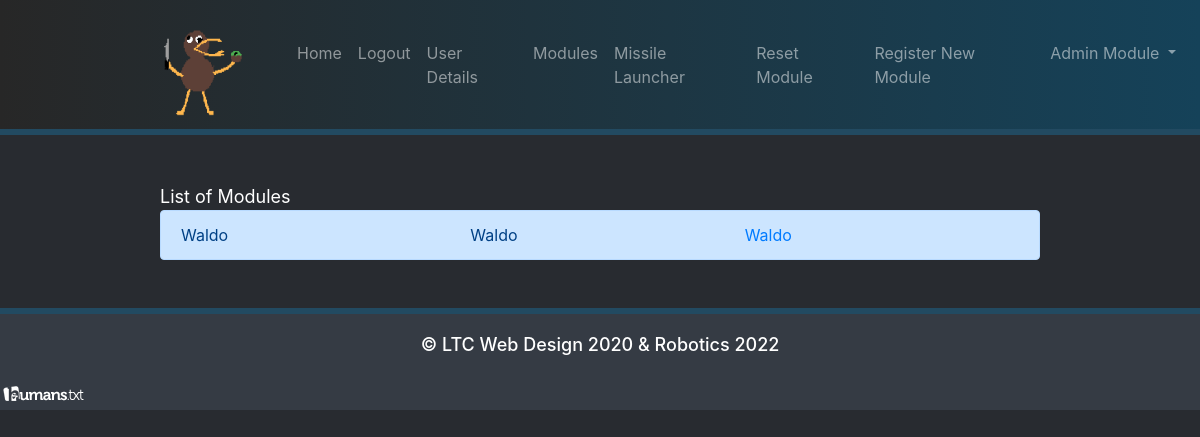
Page /module (signed in) on the earlier database version.
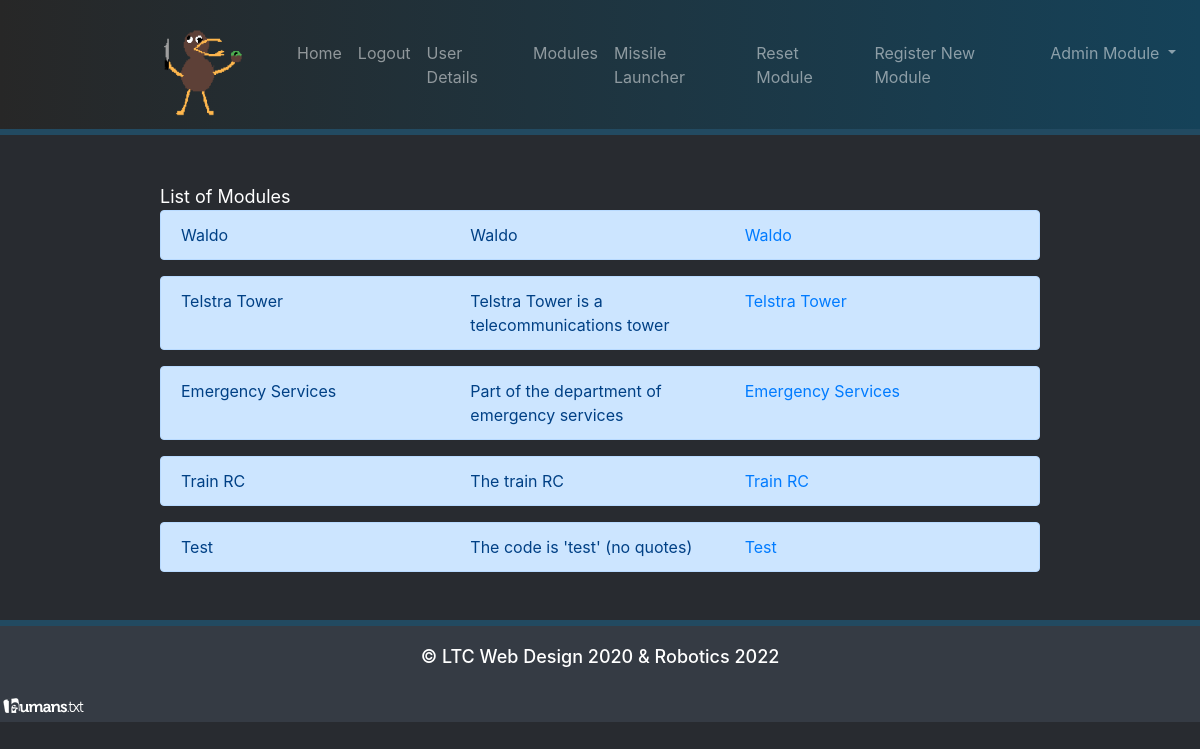
Same page on the later database version.
### models.py (models this page shows, shortened)
class CTFSubSystems(db.Model):
    subsystemid = db.Column(db.Integer, primary_key=True)
    title = db.Column(db.String(64), index=True, unique=True)
    description = db.Column(db.String(256), index=True, unique=True)
    Owner = db.Column(db.String(64), index=True, unique=False)
    score = db.Column(db.Integer, index=True, unique=False)
    status = db.Column(db.Boolean, index=True, unique=False)
    Code = db.Column(db.String(11), index=True, unique=True)
    ip_address = db.Column(db.String())
    challenge_text = db.Column(db.String())
    active=db.Column(db.Boolean)

### bp_game_management.py (the view)
@game_management_blueprint.route('/module',methods=["GET","POST"])
@login_required
def module_list():
    ctf_modules = CTFSubSystems.query.filter_by(active=1).all() # Only show 'active' modules.
    return render_template('moduleList.html', Title='List of Modules', user=current_user, modules=ctf_modules)

### models.py (called while the page is built)
@login.user_loader
def load_user(id):
    return User.query.get(int(id))

    def is_admin(self):
        if self.is_administrator == bool('true'):
            print("{} is an Administrator".format(self.username))
            return True
        else:
            print("{} is a Regular User".format(self.username))
            return False

### templates/moduleList.html
{% extends 'base.html' %}
{% block header %}
    {{ Title }}
{% endblock %}
{% block content %}
    {% for module in modules %}
        <div class="container-fluid alert alert-primary">
            <div class="row">
                <div class="col-md-4">{{ module.title }}</div>
                <div class="col-md-4">{{ module.description }}</div>
                <a href="/module/{{ module.subsystemid }}">{{ module.title }}</a>
            </div>
        </div>
    {% endfor %}
{% endblock %}

### templates/base.html (shortened to what this page needs)
<!DOCTYPE html>
<html lang="en">
<head>
    <link rel="stylesheet" href="/static/css/bootstrap.min.css">
</head>
<body style="background-color: #282b30">
<nav class="navbar navbar-expand-lg navbar-dark"
     style="background-image: linear-gradient(to right, #272727, #154259); padding-left: 150px"><a class="navbar-brand"
                                                                                                   href="/"><img
        src="/static/Attack_of_the_Kiwis.png" width="103" height="103" alt="Blackout Logo"></a>
    <div class="collapse navbar-collapse" id="navbarSupportedContent">
        <ul class="navbar-nav mr-auto">
            <li class="nav-item" style="padding-left: 20px"><a class="nav-link" href="/">Home <span class="sr-only">(current)</span></a>
            </li>
            {% if user.is_anonymous %}
                <li class="nav-item"><a class="nav-link" href="/login">Login</a></li>
                <li class="nav-item"><a class="nav-link" href="/registerUser">Registration</a></li>
            {% else %}
                <li class="nav-item"><a class="nav-link" href="/logout">Logout</a></li>
                <li class="nav-item"><a class="nav-link" href="/user">User Details</a></li>
                <li class="nav-item"><a class="nav-link" href="/module">Modules</a></li>
                <li class="nav-item"><a class="nav-link" href="/missile_launcher/">Missile Launcher</a></li>
                {% if user.is_admin() %}
                    <li class="nav-item"><a class="nav-link" href="/reset">Reset Module</a></li>
                    <li class="nav-item"><a class="nav-link" href="/registerModule">Register New Module</a></li>
                    <li class="nav-item dropdown">
                        <a class="nav-link dropdown-toggle" data-toggle="dropdown" id="Preview" href="#" role="button"
                           aria-haspopup="true" aria-expanded="false">Admin Module </a>
                    </li>
                {% endif %}
            {% endif %}
        </ul>
    </div>
</nav>
<h1 style="border-top: #224a61 6px solid"></h1>
<section class="content" style="padding-left: 10em; padding-bottom: 2em;padding-right: 10em">
    <header >
        {% block header %}{% endblock %}
    </header>
    {% block content %}{% endblock %}
</section>
<footer style="padding-top: 20px; background-color: #353b44; border-top: 6px solid #224a61;">
    <h2 style="padding-bottom: 15px; text-align: center; font-size: 18px; color: white"> © LTC Web Design 2020 & Robotics 2022 </h2>
    <a href="/humans.txt"><img src="/static/humans.png" alt="HumansTXT Logo"></a>
</footer>
</body>
</html>

### templates/base.html (style rules this page uses)
h1 { padding-bottom: 40px; color: white; }
header { font-size: 18px; color: white; }

Differences in the rows shown:
now on this page (row edited): CTFSubSystems: title "Telstra Tower", description "Telstra Tower is a telecommunications tower"
now on this page (row edited): CTFSubSystems: title "Emergency Services", description "Part of the department of emergency services"
now on this page (row edited): CTFSubSystems: title "Train RC", description "The train RC"
added CTFSubSystems: title "Test", description "The code is 'test' (no quotes)"
